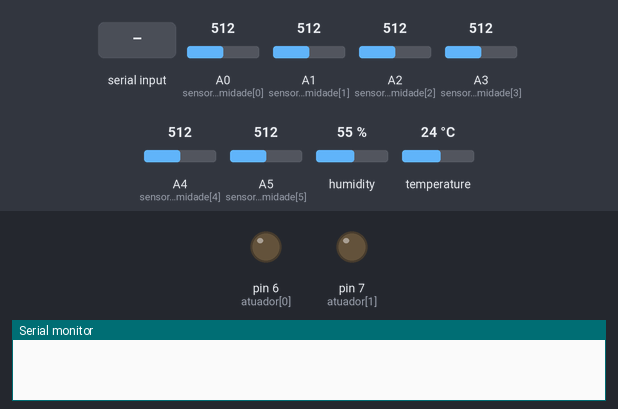
The sketch below on a simulated Arduino Nano, built with avr-gcc and run on an emulated ATmega328P. Parts: output pins drawn as LEDs (lit = HIGH), the last lines printed to the serial monitor. Inputs (shaded band) come from the test bench; at power-on: A0 (sensors_umidade[0]) = 512, A1 (sensors_umidade[1]) = 512, A2 (sensors_umidade[2]) = 512, A3 (sensors_umidade[3]) = 512, A4 (sensors_umidade[4]) = 512, A5 (sensors_umidade[5]) = 512, humidity 55 %, temperature 24 °C.

Above: at 1.2 s.
1.3 s: "q\n" received over Serial
At 2.4 s:
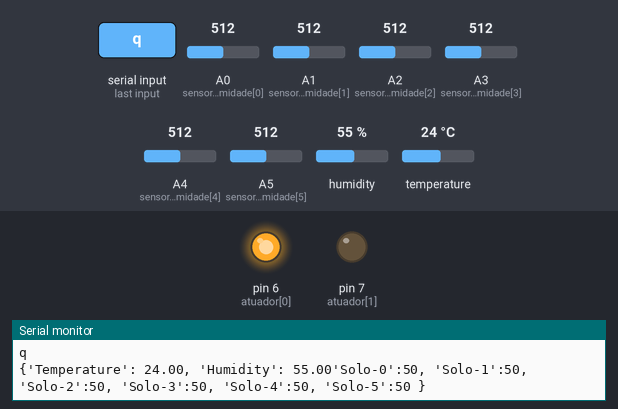
3.5 s: "e\n" received over Serial
At 4.4 s:
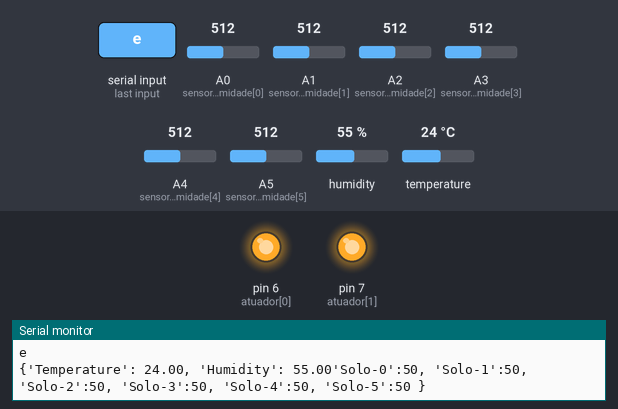
5.5 s: "w\n" received over Serial
At 6.5 s:
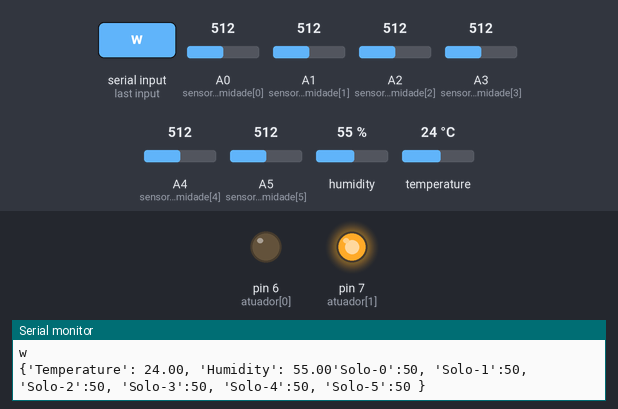
Timing chart, 0 to 8.5 s (numbered marks = the images above; inputs shaded):
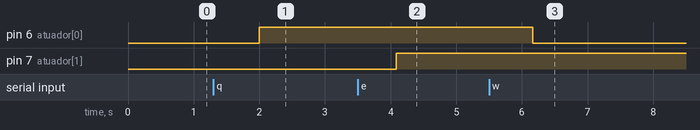

The sketch:

GardenBoardV1_MEGA.ino
```cpp
#include <dht.h>


dht DHT;
/************************************************/
int atuador[2] = {6,7};  // rele aciona bomba de agua em linha 1 e 2  atuador

/************************************************/
/*
 *  Sensores dht11 e umidade de solo
 *  pinos UMIDADE DE SOLO A0, A1 , A2 ,A3 ,A4
 *  pino dht11 - A5
*/
#define DHT11_PIN A6

unsigned long lastSend;

int sensors_umidade[6] = {A0, A1, A2, A3, A4,A5 };
int i=0;


/************************************************/

int STATUS_UMIDADE[6] = {0 , 0, 0, 0, 0 , 0};

char entrada;

void setup() {
  // put your setup code here, to run once:
  lastSend = 0;

  Serial.begin(9600);
  pinMode(atuador[0], OUTPUT);
  pinMode(atuador[1], OUTPUT);
  digitalWrite(atuador[0],LOW);
  digitalWrite(atuador[1],LOW);

  for (i = A0; i < A6; i++){
  //  Serial.print("\n\tSensor de Umidade start - ");
  //  Serial.print(i);
    pinMode(i,INPUT);
  //  Serial.print("\n");
  }

}

void loop() {


 if(Serial.available())
   {
     entrada = Serial.read();
     Serial.print(entrada);
     Serial.print("\n");
     controle_luz(entrada);
   }


 for ( i = 0; i < 5; i++){
   STATUS_UMIDADE[i] = 0;
 }

  PrintSensores();
  delay(1000);

}


void PrintSensores(){

 for (i = 0; i < 6; i++){
    STATUS_UMIDADE[i] = map(analogRead(sensors_umidade[i]),0,1023,100,0);
    //Serial.print("\t");
  }


 if ( millis() - lastSend > 2000 ) { // Update and send only after 1 seconds
     Serial.print("{'");
    int chk = DHT.read11(DHT11_PIN);
    Serial.print("Temperature': ");
    Serial.print(DHT.temperature);
    Serial.print(", 'Humidity': ");
    Serial.print(DHT.humidity);
//    Serial.println('}');

//    Serial.print("{");

    for ( i = 0; i < 6; i++){
       Serial.print("'Solo-");
       Serial.print(i);
       Serial.print("':");
       Serial.print(STATUS_UMIDADE[i]);
       if (i == 5)
        Serial.print(" ");
       else{
        Serial.print(", ");
        }

     }
     Serial.println("}");
    lastSend = millis();
  }


}


// resolver problema de contole de luminosidade


void controle_luz(char letra){
  switch(letra){
    case 'q':
       digitalWrite(atuador[0],HIGH);
    break;
    case 'w':
       digitalWrite(atuador[0],LOW);
    break;
    case 'e':
       digitalWrite(atuador[1],HIGH);
    break;
    case 'r':
       digitalWrite(atuador[1],LOW);
    break;
  }

}
```

Measured:
- after the input at 1.3 s, pin 6 (atuador[0]): LOW → HIGH after 0.70 s
- after the input at 3.5 s, pin 7 (atuador[1]): LOW → HIGH after 0.58 s
- after the input at 5.5 s, pin 6 (atuador[0]): HIGH → LOW after 0.66 s
